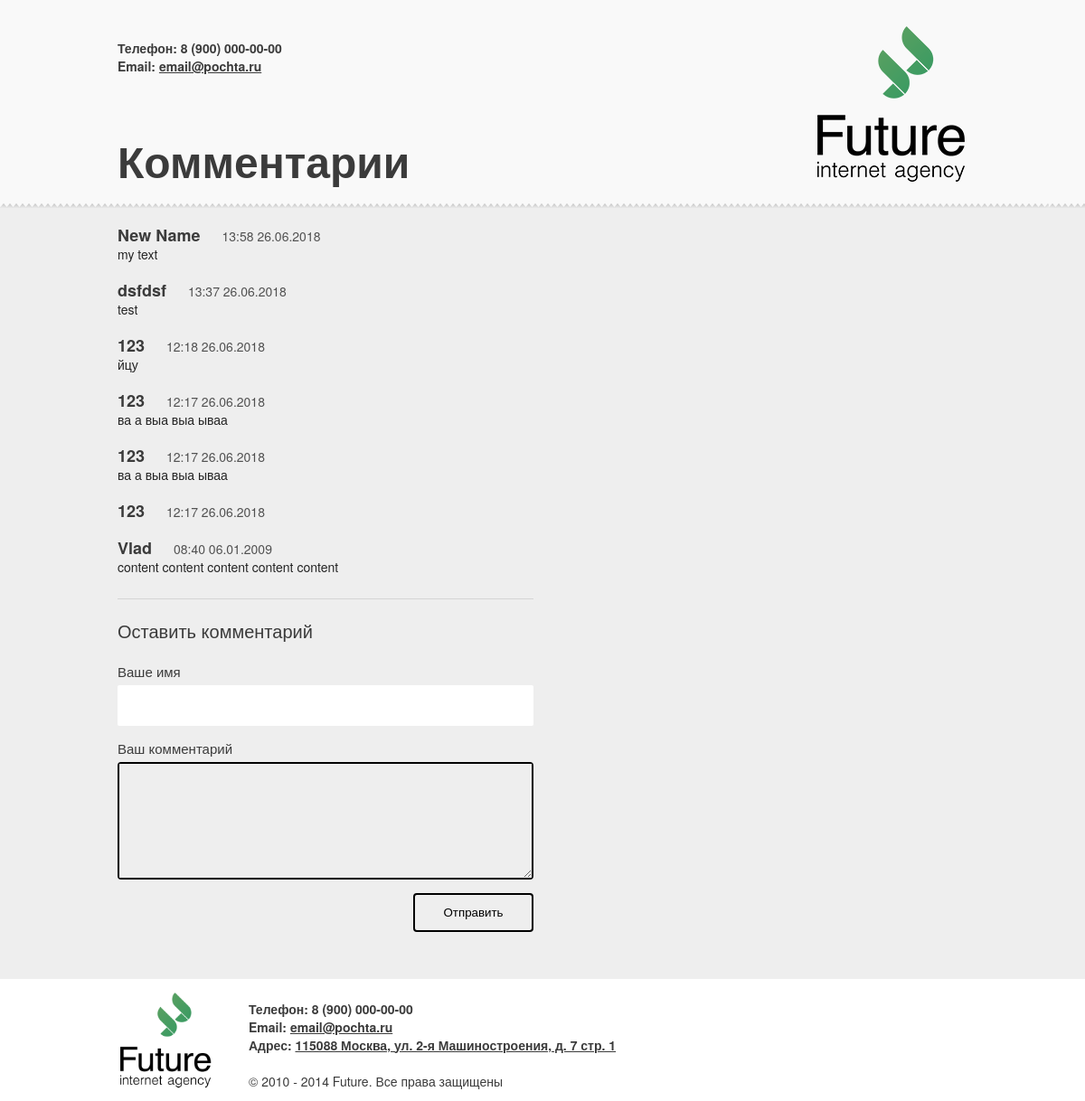
The page / on the database its author committed.
### tables this page shows
CREATE TABLE `comments` (
  `id` int(11) NOT NULL,
  `date` int(11) NOT NULL,
  `name` tinytext NOT NULL,
  `content` text NOT NULL
);

### Classes/Comments.php (called while the page is built, shortened)
<?php
class Comments{
	public static function getAll($link){
		$sql = 'SELECT * FROM `comments` ORDER BY `id` DESC';
		$result = $link->query($sql);
		$employees = [];
		$size = $result->num_rows;
		for($i=1; $i<=$size;$i++){
			$row = $result->fetch_assoc();
			$employees[] = $row;
		}
		return $employees;
	}
}

### views/employees_list.php (the view, shortened to what this page needs)
<html>
<head>
	<link href="style/main.css" rel="stylesheet">
</head>
	<body>
		<div id="header">
			<div class="page_align">
				<div class="content">
					<div class="wdth">
						<div id="head_info">
							<div class="contact_info">
								<p>Телефон: 8 (900) 000-00-00</p>
								<p>Email:  <span>email@pochta.ru </span></p>
							</div>
							<div id="title"><h1>Комментарии</h1></div>
						</div>
						<div id="head_logo"></div>
					</div>
				</div>
			</div>
		</div>
		<div class="page_align">
			<div class="content">
				<?php foreach($comments as $c):?>
				<div class="comment">
					<div class="title"><b><?=$c['name'];?></b></div>
					<div class="date"><?=date('H:i d.m.Y',$c['date']);?></div>
					<div class="text"><?=$c['content'];?></div>
				</div>
				<?php endforeach;?>
				<form id="comment_form" action="?act=create" method="POST">
					<p class="form_name">Оставить комментарий</p>
					<label>
						<p>Ваше имя</p>
						<div id="name">
							<input type="text" name="name" autocomplete="off">
						</div>
					</label>
					<label>
						<p>Ваш комментарий</p>
						<div id="content">
							<textarea name="content" autocomplete="off"></textarea>
						</div>
					</label>
					<input type="submit" id="sent" value="Отправить">
				</form>
			</div>
		</div>
		<div id="footer">
			<div class="page_align">
				<div class="content">
					<div id="bottom_info">
						<div id="bottom_logo"></div>
						<div class="contact_info">
							<p>Телефон: 8 (900) 000-00-00</p>
							<p>Email: <span>email@pochta.ru </span></p>
							<p>Адрес:  <span>115088 Москва, ул. 2-я Машиностроения, д. 7 стр. 1 </span></p>
							<p>&nbsp;</p>
							<p class="copy">© 2010 - 2014 Future. Все права защищены</span></p>
						</div>
					</div>
				</div>
			</div>
		</div>
	</body>
</html>

### index.php (shortened to what this page needs)
<?php
require_once($_SERVER['DOCUMENT_ROOT'].'/Classes/Comments.php');
$link = Database::getInstance()->getConnection();
$act = isset($_GET['act'])? $_GET['act'] : false;
if($act === 'create'){
	if(!empty($_POST)){
		print_r($_POST);
		$name = strip_tags($_POST['name']);
		$comment = strip_tags($_POST['content']);
		$date = time();
		var_dump(Comments::create($link, $name, $comment, $date));
		header('location:../');
	}
}
else{
	$comments = Comments::getAll($link);
	include($_SERVER['DOCUMENT_ROOT'].'/views/employees_list.php');
}

### style/main.css (style rules this page uses)
* { margin:0; padding:0; }
body { background-color: #eeeeee; font-family: 'Helvetica Neue', Helvetica, Arial; font-size: 14px; line-height: 20px; font-weight: 400; color: #3b3b3b; }
.page_align { width:960px; margin:0 auto; }
#header { display:flex; align-items:center; width:100%; height:230px; background: url('../imgs/head_bg.png') repeat-x; }
#footer { display:flex; align-items:center; width:100%; height:135px; background-color: #fff; margin-top:70px; }
#bottom_info { display:flex; align-items: flex-end; justify-content: flex-start; }
#head_logo { height:178px; width: 170px; background: url('../imgs/head_logo.png') no-repeat center center; }
#bottom_logo { height: 110px; width:105px; background: url('../imgs/bottom_logo.png') no-repeat center center; }
.content { display:block; padding: 0 10px; }
.wdth { display:flex; align-items:center; justify-content: space-between; }
#head_info { height:230px; display:flex; flex-direction: column; justify-content: space-around; }
.contact_info { font-weight: bolder; }
h1 { font-size:48px; }
span { text-decoration: underline; }
.copy { font-weight: normal; }
#comment_form { margin-top:25px; padding: 25px 0; width:460px; border-top:1px solid #d4d4d4; }
.form_name { font-size: 20px; margin-bottom:25px; }
#comment_form label { margin-bottom:15px; display: block; }
#comment_form label p { margin-bottom:5px; font-size: 15px; }
#name { width:100%; height: 45px; background: #fff; border-radius:2px; display:flex; align-items:center; justify-content: center; }
#name input { width:90%; height:90%; outline:none; font-size: 14px; border:none; }
#bottom_info .contact_info { margin-left:40px; }
#content { height:126px; border:2px solid black; border-radius:4px; display:flex; align-items:center; justify-content: center; }
#content textarea { padding:10px; max-width:100%; max-height:100%; min-width:100%; min-height:100%; outline:none; font-size: 14px; border:none; background-color: #eeeeee; }
#sent { cursor:pointer; display:flex; float:right; border: 2px solid black; height:43px; width:133px; border-radius: 4px; color:black; align-items:center; justify-content: center; background-color: transparent; }
.comment { display:block; margin-top:20px; }
.comment .title { display:inline-flex; font-size:18px; font-weight: 300; }
.comment .date { display:inline-flex; color:#515151; margin-left:20px; }
.comment .text { color:#232323; }
.comment .date, .comment .text { font-size: 14px; }

### rows shown on the page
comments: name "New Name", date "13:58 26.06.2018", content "my text"
comments: name "dsfdsf", date "13:37 26.06.2018", content "test"
comments: name "123", date "12:18 26.06.2018", content "йцу"
comments: name "123", date "12:17 26.06.2018", content "ва а выа выа ываа"
comments: name "123", date "12:17 26.06.2018", content "ва а выа выа ываа"
comments: name "123", date "12:17 26.06.2018"
comments: name "Vlad", date "08:40 06.01.2009", content "content content content content content"
